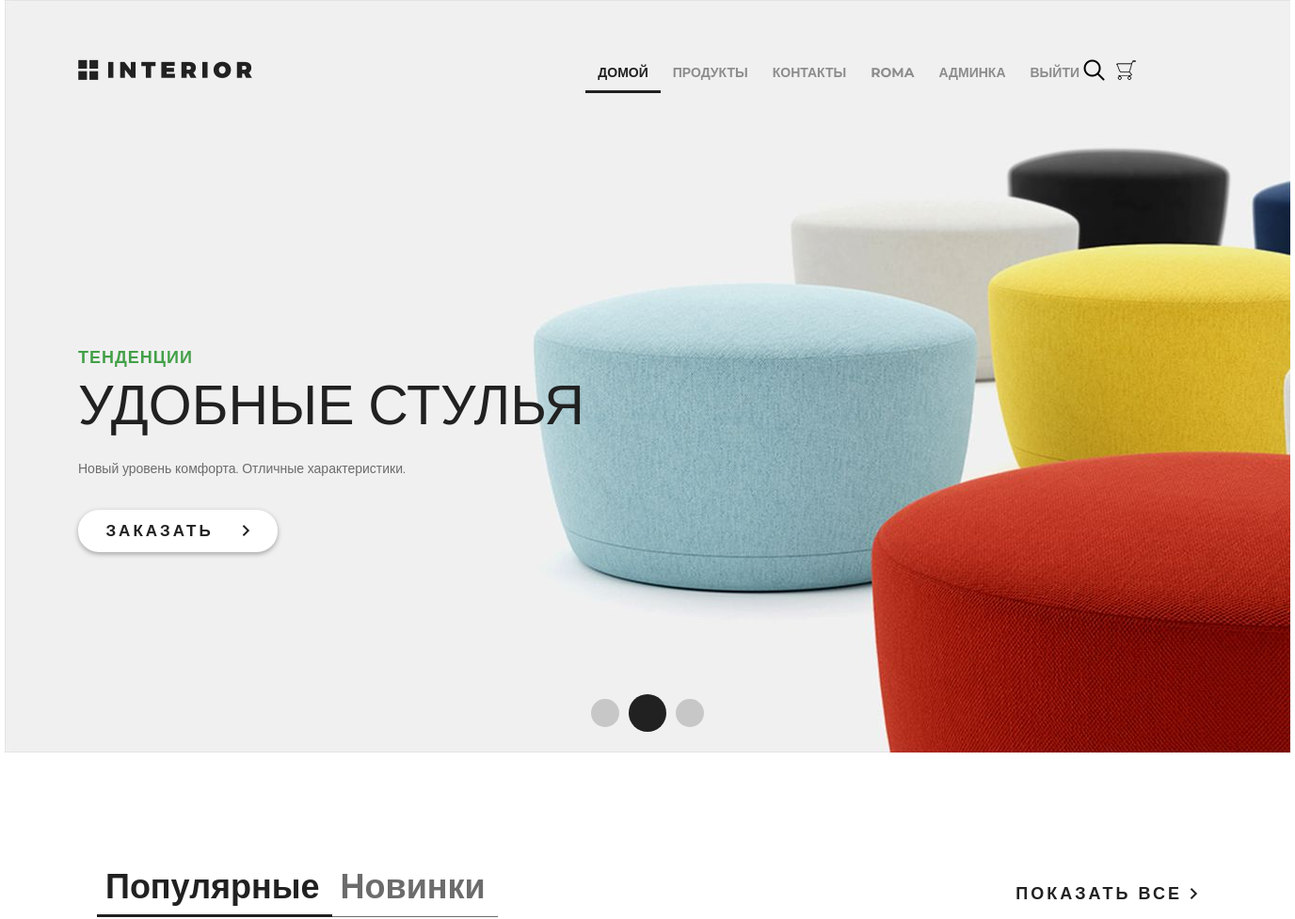
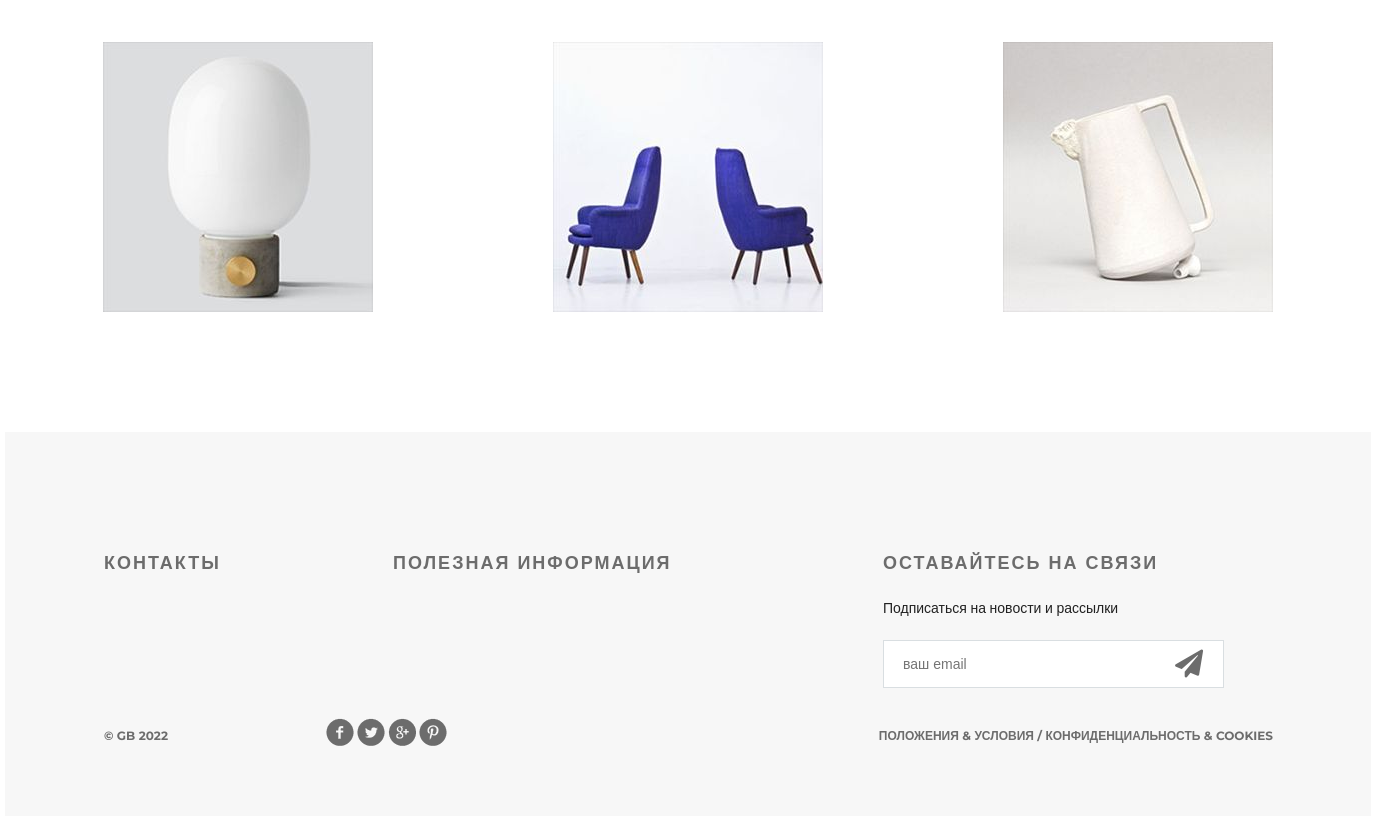
Page / (signed in) on the committed database (2 pictures, top to bottom).
### authnapp/models.py (models this page shows, shortened)
class ShopUser(AbstractUser):
    avatar = models.ImageField(upload_to="users_avatars", blank=True)
    age = models.PositiveIntegerField(verbose_name="возраст")
    activation_key = models.CharField(verbose_name="ключ подтверждения", max_length=128, blank=True)
    activation_key_expires = models.DateTimeField(
        verbose_name="актуальность ключа", default=(now() + timedelta(hours=48))
    )

### mainapp/models.py (models this page shows, shortened)
class Product(models.Model):
    category = models.ForeignKey(ProductCategory, on_delete=models.CASCADE)
    name = models.CharField(verbose_name="имя продукта", max_length=128)
    image = models.ImageField(upload_to="products_images", blank=True)
    short_desc = models.CharField(verbose_name="краткое описание продукта", max_length=60, blank=True)
    description = models.TextField(verbose_name="описание продукта", blank=True)
    price = models.DecimalField(verbose_name="цена продукта", max_digits=8, decimal_places=2, default=0)
    quantity = models.PositiveIntegerField(verbose_name="количество на складе", default=0)
    is_active = models.BooleanField(verbose_name="продукт активен", default=True)

### mainapp/views.py (the view)
# urls.py: re_path(r"^$", mainapp.main, name="main"),
def main(request):
    title = "главная"
    products = Product.objects.filter(is_active=True, category__is_active=True)[:3]
    content = {"title": title, "products": products, "media_url": settings.MEDIA_URL}
    return render(request, "mainapp/index.html", content)

### mainapp/context_processors.py (called while the page is built)
def basket(request):
    print("context processor basket works")
    basket = []
    if request.user.is_authenticated:
        basket = Basket.objects.filter(user=request.user)
    return {
        "basket": basket,
    }

### mainapp/templates/mainapp/index.html (shortened to what this page needs)
{% extends 'mainapp/base.html' %}
{% load static %}
{% block menu %}
<div class="slider">
    <div class="header clearfix">
        {% include 'mainapp/includes/inc_menu.html' %}
    </div>
    <div class="text-slider">
        <h3 class="green">тенденции</h3>
        <h3 class="big"> удобные стулья</h3>
        <p>Новый уровень комфорта. Отличные характеристики.</p>
        <a href="#" class="button-order">
            заказать
            <img src="{% static 'img/arrow.png' %}" alt="">
        </a>
    </div>
    <div class="navi">
        <a href="#"></a><a href="#"></a><a href="#"></a>
    </div>
</div>
{% endblock %}
{% block content %}
<div class="featured">
    <div class="featured-menu">
        <a class="active" href="#">Популярные</a><a href="#">Новинки</a>
    </div>
    <a class="explore" href="#">показать все <img src="{% static 'img/arrow.png' %}" alt=""></a>
    <div class="clearfix">
    </div>
    <div class="tab-content">
        {% for product in products %}
        <div class="block">
            <a href="{{ product.image }}"><img src="{{ media_url }}{{ product.image }}" alt="{{ product.short_desc }}">
            </a>
        </div>
        {% endfor %}
    </div>
</div>
<div class="clr"></div>
{% endblock %}

### mainapp/templates/mainapp/includes/inc_menu.html (shortened to what this page needs)
<a href="{% url 'main' %}" class="logo"></a>
<ul class="menu">
    <li>
        <a href="{% url 'main' %}" class="{% if request.resolver_match.url_name == 'main' %}active{% endif %}">
            домой
        </a>
    </li>
    <li>
        <a href="{% url 'products:index' %}"
            class="{% if request.resolver_match.namespace == 'products' %}active{% endif %}">
            продукты
        </a>
    </li>
    <li>
        <a href="{% url 'contact' %}" class="{% if request.resolver_match.url_name == 'contact' %}active{% endif %}">
            контакты
        </a>
    </li>
    {% if user.is_authenticated %}
    <li>
        <a href="{% url 'auth:edit' %}">
            {{ user.first_name|default:'Пользователь' }}
        </a>
    </li>
    {% endif %}
    {% if user.is_superuser %}
    <li>
        <a href="{% url 'admin:users' %}">админка</a>
    </li>
    {% endif %}
    <li>
        {% if user.is_authenticated %}
        <a href="{% url 'auth:logout' %}">выйти</a>
        {% else %}
        <a href="{% url 'auth:login' %}">войти</a>
        {% endif %}
    </li>
</ul>
<a href="#" class="search"></a>
<a href="{% url 'basket:view' %}" class="basket">
</a>

### static/style.css (style rules this page uses)
* { margin: 0; padding: 0; }
body { font-family: 'Montserrat', sans-serif; }
html, body { height: 100%; }
.clr { height: 384px; }
.slider { height: 800px; background-image: url(/static/img/slider.jpg); padding-left: 78px; padding-right: 211px; position: relative; }
.logo { background-image: url(/static/img/logo.png); margin-top: 63px; width: 185px; height: 22px; float: left; }
.menu { list-style-type: none; margin-top: 67px; float: right; }
.menu li { float: left; }
.menu a { color: #8c8c8c; font-size: 14px; font-weight: 700; text-align: right; text-transform: uppercase; text-decoration: none; padding: 10px 13px; }
.menu .active { color: #212121; font-weight: 700; border-bottom: 3px solid #212121; }
.search { display: block; width: 23px; height: 23px; background-image: url(/static/img/search.png); position: absolute; top: 63px; left: 1146px; }
.basket { display: block; width: 23px; height: 23px; background-image: url(/static/img/basket.png); position: absolute; top: 63px; left: 1180px; text-decoration: none; color: #555; }
.clearfix:after { content: ""; display: block; clear: both; }
.text-slider { margin-top: 288px; position: absolute; }
.text-slider p { color: #6c6c6c; font-size: 14px; text-align: left; width: 458px; line-height: 24px; }
.button-order { background-color: #ffffff; box-shadow: 0px 2px 4.85px 0.15px rgba(33, 33, 33, 0.35); width: 212px; height: 45px; display: block; text-transform: uppercase; text-align: center; border-radius: 22px; text-decoration: none; color: #212121; font-size: 17px; font-weight: 700; line-height: 45px; margin-top: 32px; letter-spacing: 3px; }
.button-order img { padding-left: 22px; }
.green { text-transform: uppercase; color: #43a047; font-size: 18px; font-weight: 700; text-align: left; margin-bottom: 22px; line-height: 13px; letter-spacing: 1px; }
.big { color: #212121; font-size: 59px; line-height: 43px; text-transform: uppercase; font-weight: 100; margin-bottom: 34px; }
.navi { position: absolute; bottom: 22px; right: 618px; display: flex; width: 130px; height: 40px; justify-content: space-between; align-items: center; }
.navi a { display: block; width: 30px; height: 30px; border-radius: 50%; background-color: rgba(33, 33, 33, 0.2); float: left; margin: 0px 5px; }
.navi a:nth-child(2) { display: block; width: 40px; height: 40px; border-radius: 50%; background-color: #212121; float: left; margin: 0px; }
.featured { padding-left: 98px; padding-right: 98px; }
.featured-menu { margin-top: 120px; width: 300px; height: 49px; float: left; }
.featured-menu a { color: #6c6c6c; font-size: 36px; font-weight: 700; text-align: left; text-decoration: none; border-bottom: 1px solid #6c6c6c; padding-bottom: 10px; padding-right: 13px; padding-left: 9px; }
.featured-menu .active { font-size: 36px; font-weight: 700; text-align: left; color: #212121; border-bottom: 3px solid #212121; padding-bottom: 8px; }
.explore { text-transform: uppercase; color: #212121; font-size: 18px; font-weight: 700; line-height: 24px; text-align: center; float: right; margin-top: 138px; letter-spacing: 3px; text-decoration: none; }
.tab-content { margin-top: 50px; display: flex; justify-content: space-between; margin-bottom: 120px; }
.tab-content .block { height: 270px; width: 270px; position: relative; }

### rows in the picture
ShopUser: first_name "ROMA"
Product: image (picture)
Product: image (picture)
Product: image (picture)
